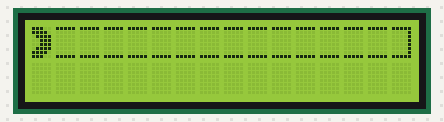
A sketch run on a simulated Arduino Uno, built with avr-gcc and run on an emulated ATmega328P. On the bench: 16×2 character LCD.

Above: at 0.08 s.
At 0.53 s:
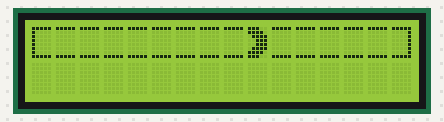
At 1.14 s:
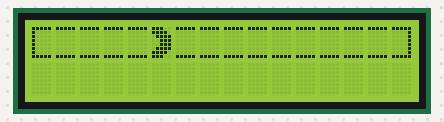

The sketch:

Loading_Bar_on_LCD.ino
```cpp
#include <LiquidCrystal.h>
LiquidCrystal lcd(12, 11, 5, 4, 3, 2); // RS, E, D4, D5, D6, D7

byte start_of_bar[] = {B11111,B10000,B10000,B10000,B10000,B10000,B10000,B11111};
byte middle_of_bar[] = {B11111,B00000,B00000,B00000,B00000,B00000,B00000,B11111};
byte end_of_bar[] = {B11111,B00001,B00001,B00001,B00001,B00001,B00001,B11111};
byte loading_sign[] = {B11100,B11110,B01111,B00111,B00111,B01111,B11110,B11100};

void setup() {
  // put your setup code here, to run once:
  lcd.begin(16,2);
  lcd.createChar(0,start_of_bar);
  lcd.createChar(1,middle_of_bar);
  lcd.createChar(2,end_of_bar);
  lcd.createChar(3,loading_sign);

}

void loop() {
  // put your main code here, to run repeatedly:
  lcd.setCursor(0,0);
  lcd.write((byte)0);
  for(int i = 1; i < 15; i=i+1)
  {
    lcd.setCursor(i,0);
    lcd.write((byte)1);
  }
  lcd.setCursor(15,0);
  lcd.write((byte)2);

  for(int i = 0 ; i < 16 ; i = i + 1)
  {
    lcd.setCursor(i,0);
    lcd.write((byte)3);
    delay(50);
    lcd.setCursor(i,0);
    if(i==0){
      lcd.write((byte)0);
    }
    lcd.write((byte)1);
  }

}
```

Measured:
- by itself, everything shown: repeats every 0.81 s, in 16 steps
